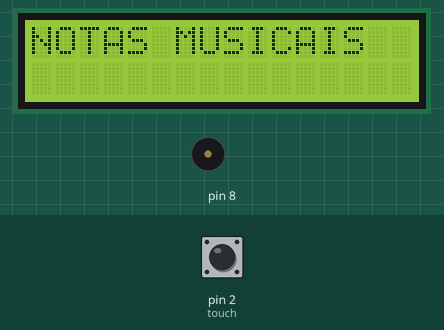
A sketch run on a simulated Arduino Uno, built with avr-gcc and run on an emulated ATmega328P. Parts: 16×2 character LCD, buzzer (waves = sounding). The inputs (shaded band) are chosen by the test bench; at power-on: pin 2 (touch) LOW.

Above: at 1.2 s.
1.3 s: pin 2 (touch) pulled HIGH for 0.15 s
At 2.0 s:
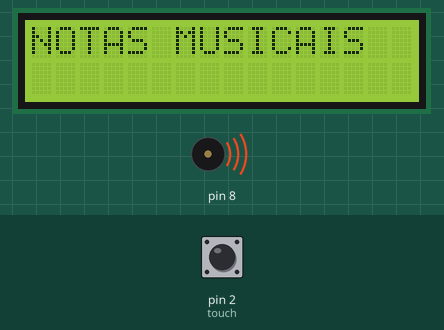
4.4 s: pin 2 (touch) pulled HIGH for 1 s
At 6.85 s:
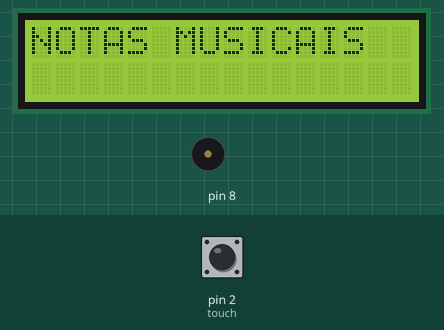
7.1 s: pin 2 (touch) pulled HIGH for 3.2 s
At 7.8 s:
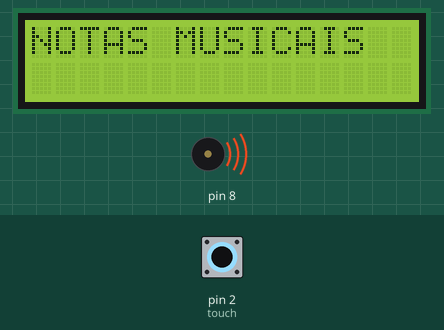
Timing chart, 0 to 13.1 s (numbered marks = the images above; inputs shaded):
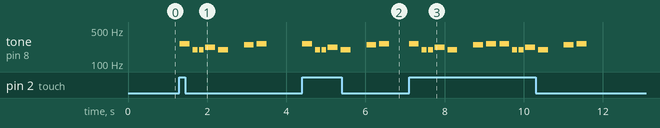

Measured:
- after the input at 1.3 s, tone on pin 8: plays 262 Hz for 0.25 s, 196 Hz for 0.13 s, 196 Hz for 0.13 s, 220 Hz for 0.25 s, 196 Hz for 0.25 s, 247 Hz for 0.25 s … (7 notes in this stretch), starting at once
- after the input at 4.4 s, tone on pin 8: plays 262 Hz for 0.25 s, 196 Hz for 0.13 s, 196 Hz for 0.13 s, 220 Hz for 0.25 s, 196 Hz for 0.25 s, 247 Hz for 0.25 s … (7 notes in this stretch), starting at once
- after the input at 7.1 s, tone on pin 8: plays 262 Hz for 0.25 s, 196 Hz for 0.13 s, 196 Hz for 0.13 s, 220 Hz for 0.25 s, 196 Hz for 0.25 s, 247 Hz for 0.25 s … (14 notes in this stretch), starting at once

The sketch:

buzzer-melodia.ino
```cpp
// Open Source
#include <LiquidCrystal_I2C.h> //INCLUSÃO DE BIBLIOTECA
LiquidCrystal_I2C lcd(0x27,2,1,0,4,5,6,7,3, POSITIVE);

#include "pitches.h"

int touch = 2; //pino SIG do sensor touch
// notas da melodia
int melody[] = {
  NOTE_C4, NOTE_G3, NOTE_G3, NOTE_A3, NOTE_G3, 0, NOTE_B3, NOTE_C4
};

// duraçao das notas: 4 = um quarto, 8 = um oitavo, etc.:
int noteDurations[] = {
  4, 8, 8, 4, 4, 4, 4, 4
};

void setup() {
  // declara o pino de sinal do sensor como entrada:
  pinMode(touch,INPUT);
  lcd.begin (16,2); //SETA A QUANTIDADE DE COLUNAS(16) E O NÚMERO DE LINHAS(2) DO DISPLAY
  lcd.setBacklight(HIGH); //LIGA O BACKLIGHT (LUZ DE FUNDO)

}

void loop() {
  lcd.setCursor(0,0); //SETA A POSIÇÃO DO CURSOR
  lcd.print("NOTAS MUSICAIS");

  int botao = digitalRead(touch); // realiza leitura do pino de sinal e armazena na variavel botao
  if(botao == 1){ // se botao for igual a 1, ou seja, pressionado
    for (int thisNote = 0; thisNote < 8; thisNote++) {

    // para calcular a duraçao da nota, faz um segundo
    // dividido pelo tempo da nota.
    //para um quarto = 1000 / 4, para um oitavo = 1000/8, etc.
    int noteDuration = 1000 / noteDurations[thisNote];
    tone(8, melody[thisNote], noteDuration);

    // para distinguir as notas, seta um tempo minimo entre elas.
    // a duraçao da nota + 30%:
    int pauseBetweenNotes = noteDuration * 1.30;
    delay(pauseBetweenNotes);
    // para a melodia
    noTone(8);
   }
  }
}
```

pitches.h
```cpp
/*************************************************
 * Public Constants
 *************************************************/

#define NOTE_B0  31
#define NOTE_C1  33
#define NOTE_CS1 35
#define NOTE_D1  37
#define NOTE_DS1 39
#define NOTE_E1  41
#define NOTE_F1  44
#define NOTE_FS1 46
#define NOTE_G1  49
#define NOTE_GS1 52
#define NOTE_A1  55
#define NOTE_AS1 58
#define NOTE_B1  62
#define NOTE_C2  65
#define NOTE_CS2 69
#define NOTE_D2  73
#define NOTE_DS2 78
#define NOTE_E2  82
#define NOTE_F2  87
#define NOTE_FS2 93
#define NOTE_G2  98
#define NOTE_GS2 104
#define NOTE_A2  110
#define NOTE_AS2 117
#define NOTE_B2  123
#define NOTE_C3  131
#define NOTE_CS3 139
#define NOTE_D3  147
#define NOTE_DS3 156
#define NOTE_E3  165
#define NOTE_F3  175
#define NOTE_FS3 185
#define NOTE_G3  196
#define NOTE_GS3 208
#define NOTE_A3  220
#define NOTE_AS3 233
#define NOTE_B3  247
#define NOTE_C4  262
#define NOTE_CS4 277
#define NOTE_D4  294
#define NOTE_DS4 311
#define NOTE_E4  330
#define NOTE_F4  349
#define NOTE_FS4 370
#define NOTE_G4  392
#define NOTE_GS4 415
#define NOTE_A4  440
#define NOTE_AS4 466
#define NOTE_B4  494
#define NOTE_C5  523
#define NOTE_CS5 554
#define NOTE_D5  587
#define NOTE_DS5 622
#define NOTE_E5  659
#define NOTE_F5  698
#define NOTE_FS5 740
#define NOTE_G5  784
#define NOTE_GS5 831
#define NOTE_A5  880
#define NOTE_AS5 932
#define NOTE_B5  988
#define NOTE_C6  1047
#define NOTE_CS6 1109
#define NOTE_D6  1175
#define NOTE_DS6 1245
#define NOTE_E6  1319
#define NOTE_F6  1397
#define NOTE_FS6 1480
#define NOTE_G6  1568
#define NOTE_GS6 1661
#define NOTE_A6  1760
#define NOTE_AS6 1865
#define NOTE_B6  1976
#define NOTE_C7  2093
#define NOTE_CS7 2217
#define NOTE_D7  2349
#define NOTE_DS7 2489
#define NOTE_E7  2637
#define NOTE_F7  2794
#define NOTE_FS7 2960
#define NOTE_G7  3136
#define NOTE_GS7 3322
#define NOTE_A7  3520
#define NOTE_AS7 3729
#define NOTE_B7  3951
#define NOTE_C8  4186
#define NOTE_CS8 4435
#define NOTE_D8  4699
#define NOTE_DS8 4978
```
